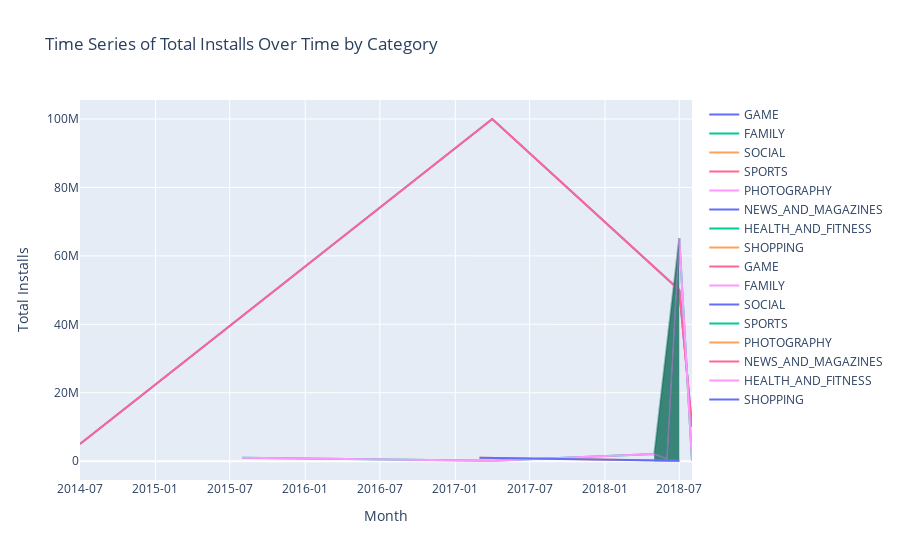

This figure's notebook cell:
### Code cell
# Add traces for each category
for category in monthly_installs['Category'].unique():
    category_data = monthly_installs[monthly_installs['Category'] == category]
    fig.add_trace(go.Scatter(
        x=category_data['Month'].astype(str),
        y=category_data['Installs'],
        mode='lines',
        name=category
    ))
    # Highlight periods where MoM increase exceeds 20%
    significant_growth = category_data[category_data['MoM_Change'] > 20]
    fig.add_trace(go.Scatter(
        x=significant_growth['Month'].astype(str),
        y=significant_growth['Installs'],
        mode='lines',
        fill='tozeroy',
        line=dict(color='rgba(0,100,80,0.2)'),
        showlegend=False
    ))

fig.update_layout(
    title='Time Series of Total Installs Over Time by Category',
    xaxis_title='Month',
    yaxis_title='Total Installs',
    xaxis=dict(tickformat='%Y-%m'),
)

### Figure 1 — Plotly figure (JSON) as saved in the notebook; plotly's stock layout.template omitted (floating-point values rounded to 4 significant figures)
{"data": [{"mode": "lines", "name": "GAME", "type": "scatter", "x": ["2014-07", "2017-04", "2018-07", "2018-08"], "y": [5000000, 100000000, 50000000, 10000000]}, {"fill": "tozeroy", "line": {"color": "rgba(0,100,80,0.2)"}, "mode": "lines", "showlegend": false, "type": "scatter", "x": ["2017-04"], "y": [100000000]}, {"mode": "lines", "name": "FAMILY", "type": "scatter", "x": ["2015-08", "2017-04", "2018-05", "2018-06", "2018-07", "2018-08"], "y": [1000000, 100000, 2100000, 650000, 65150000, 50000]}, {"fill": "tozeroy", "line": {"color": "rgba(0,100,80,0.2)"}, "mode": "lines", "showlegend": false, "type": "scatter", "x": ["2018-05", "2018-07"], "y": [2100000, 65150000]}, {"mode": "lines", "name": "SOCIAL", "type": "scatter", "x": ["2017-03", "2018-07"], "y": [1000000, 100000]}, {"fill": "tozeroy", "line": {"color": "rgba(0,100,80,0.2)"}, "mode": "lines", "showlegend": false, "type": "scatter", "x": [], "y": []}, {"mode": "lines", "name": "SPORTS", "type": "scatter", "x": ["2017-07"], "y": [50000000]}, {"fill": "tozeroy", "line": {"color": "rgba(0,100,80,0.2)"}, "mode": "lines", "showlegend": false, "type": "scatter", "x": [], "y": []}, {"mode": "lines", "name": "PHOTOGRAPHY", "type": "scatter", "x": ["2018-01"], "y": [1000000]}, {"fill": "tozeroy", "line": {"color": "rgba(0,100,80,0.2)"}, "mode": "lines", "showlegend": false, "type": "scatter", "x": [], "y": []}, {"mode": "lines", "name": "NEWS_AND_MAGAZINES", "type": "scatter", "x": ["2018-06"], "y": [1000000]}, {"fill": "tozeroy", "line": {"color": "rgba(0,100,80,0.2)"}, "mode": "lines", "showlegend": false, "type": "scatter", "x": [], "y": []}, {"mode": "lines", "name": "HEALTH_AND_FITNESS", "type": "scatter", "x": ["2018-08"], "y": [1000000]}, {"fill": "tozeroy", "line": {"color": "rgba(0,100,80,0.2)"}, "mode": "lines", "showlegend": false, "type": "scatter", "x": [], "y": []}, {"mode": "lines", "name": "SHOPPING", "type": "scatter", "x": ["2018-08"], "y": [11000000]}, {"fill": "tozeroy", "line": {"color": "rgba(0,100,80,0.2)"}, "mode": "lines", "showlegend": false, "type": "scatter", "x": [], "y": []}, {"mode": "lines", "name": "GAME", "type": "scatter", "x": ["2014-07", "2017-04", "2018-07", "2018-08"], "y": [5000000, 100000000, 50000000, 10000000]}, {"fill": "tozeroy", "line": {"color": "rgba(0,100,80,0.2)"}, "mode": "lines", "showlegend": false, "type": "scatter", "x": ["2017-04"], "y": [100000000]}, {"mode": "lines", "name": "FAMILY", "type": "scatter", "x": ["2015-08", "2017-04", "2018-05", "2018-06", "2018-07", "2018-08"], "y": [1000000, 100000, 2100000, 650000, 65150000, 50000]}, {"fill": "tozeroy", "line": {"color": "rgba(0,100,80,0.2)"}, "mode": "lines", "showlegend": false, "type": "scatter", "x": ["2018-05", "2018-07"], "y": [2100000, 65150000]}, {"mode": "lines", "name": "SOCIAL", "type": "scatter", "x": ["2017-03", "2018-07"], "y": [1000000, 100000]}, {"fill": "tozeroy", "line": {"color": "rgba(0,100,80,0.2)"}, "mode": "lines", "showlegend": false, "type": "scatter", "x": [], "y": []}, {"mode": "lines", "name": "SPORTS", "type": "scatter", "x": ["2017-07"], "y": [50000000]}, {"fill": "tozeroy", "line": {"color": "rgba(0,100,80,0.2)"}, "mode": "lines", "showlegend": false, "type": "scatter", "x": [], "y": []}, {"mode": "lines", "name": "PHOTOGRAPHY", "type": "scatter", "x": ["2018-01"], "y": [1000000]}, {"fill": "tozeroy", "line": {"color": "rgba(0,100,80,0.2)"}, "mode": "lines", "showlegend": false, "type": "scatter", "x": [], "y": []}, {"mode": "lines", "name": "NEWS_AND_MAGAZINES", "type": "scatter", "x": ["2018-06"], "y": [1000000]}, {"fill": "tozeroy", "line": {"color": "rgba(0,100,80,0.2)"}, "mode": "lines", "showlegend": false, "type": "scatter", "x": [], "y": []}, {"mode": "lines", "name": "HEALTH_AND_FITNESS", "type": "scatter", "x": ["2018-08"], "y": [1000000]}, {"fill": "tozeroy", "line": {"color": "rgba(0,100,80,0.2)"}, "mode": "lines", "showlegend": false, "type": "scatter", "x": [], "y": []}, {"mode": "lines", "name": "SHOPPING", "type": "scatter", "x": ["2018-08"], "y": [11000000]}, {"fill": "tozeroy", "line": {"color": "rgba(0,100,80,0.2)"}, "mode": "lines", "showlegend": false, "type": "scatter", "x": [], "y": []}], "layout": {"autosize": true, "title": {"text": "Time Series of Total Installs Over Time by Category"}, "xaxis": {"autorange": true, "range": ["2014-07-01", "2018-08-01"], "tickformat": "%Y-%m", "title": {"text": "Month"}, "type": "date"}, "yaxis": {"autorange": true, "range": [-5503000.0, 105600000.0], "title": {"text": "Total Installs"}, "type": "linear"}}}
